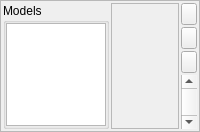
     <widget class="QFrame" name="BottomFrame">
      <property name="sizePolicy">
       <sizepolicy hsizetype="Expanding" vsizetype="Expanding">
        <horstretch>0</horstretch>
        <verstretch>0</verstretch>
       </sizepolicy>
      </property>
      <property name="frameShape">
       <enum>QFrame::StyledPanel</enum>
      </property>
      <property name="frameShadow">
       <enum>QFrame::Sunken</enum>
      </property>
      <layout class="QHBoxLayout" name="horizontalLayout_2">
       <property name="spacing">
        <number>2</number>
       </property>
       <property name="margin">
        <number>2</number>
       </property>
       <item>
        <widget class="QGroupBox" name="Modelgroup">
         <property name="sizePolicy">
          <sizepolicy hsizetype="Minimum" vsizetype="Ignored">
           <horstretch>0</horstretch>
           <verstretch>0</verstretch>
          </sizepolicy>
         </property>
         <property name="title">
          <string>Models</string>
         </property>
         <layout class="QVBoxLayout" name="verticalLayout_2">
          <property name="margin">
           <number>0</number>
          </property>
          <item>
           <widget class="QListWidget" name="ModelList">
            <property name="sizePolicy">
             <sizepolicy hsizetype="Fixed" vsizetype="Expanding">
              <horstretch>0</horstretch>
              <verstretch>0</verstretch>
             </sizepolicy>
            </property>
            <property name="maximumSize">
             <size>
              <width>100</width>
              <height>16777215</height>
             </size>
            </property>
            <property name="mouseTracking">
             <bool>true</bool>
            </property>
            <property name="horizontalScrollBarPolicy">
             <enum>Qt::ScrollBarAlwaysOff</enum>
            </property>
            <property name="autoScroll">
             <bool>false</bool>
            </property>
            <property name="showDropIndicator" stdset="0">
             <bool>false</bool>
            </property>
            <property name="alternatingRowColors">
             <bool>false</bool>
            </property>
            <property name="selectionMode">
             <enum>QAbstractItemView::ExtendedSelection</enum>
            </property>
            <property name="iconSize">
             <size>
              <width>96</width>
              <height>96</height>
             </size>
            </property>
            <property name="uniformItemSizes">
             <bool>true</bool>
            </property>
           </widget>
          </item>
         </layout>
        </widget>
       </item>
       <item>
        <widget class="QFrame" name="ViewFrame">
         <property name="sizePolicy">
          <sizepolicy hsizetype="Expanding" vsizetype="Expanding">
           <horstretch>0</horstretch>
           <verstretch>0</verstretch>
          </sizepolicy>
         </property>
         <property name="frameShape">
          <enum>QFrame::StyledPanel</enum>
         </property>
         <property name="frameShadow">
          <enum>QFrame::Raised</enum>
         </property>
         <layout class="QHBoxLayout" name="horizontalLayout">
          <property name="spacing">
           <number>0</number>
          </property>
          <property name="margin">
           <number>0</number>
          </property>
          <item>
           <widget class="Viewer" name="MainView" native="true">
            <property name="sizePolicy">
             <sizepolicy hsizetype="Expanding" vsizetype="Expanding">
              <horstretch>0</horstretch>
              <verstretch>0</verstretch>
             </sizepolicy>
            </property>
            <property name="mouseTracking">
             <bool>true</bool>
            </property>
            <zorder>layoutWidget</zorder>
            <zorder>layoutWidget_2</zorder>
            <zorder>layoutWidget_3</zorder>
            <zorder>layoutWidget_4</zorder>
            <zorder>layoutWidget_5</zorder>
            <zorder>layoutWidget_6</zorder>
            <zorder>layoutWidget_6</zorder>
            <zorder></zorder>
           </widget>
          </item>
         </layout>
        </widget>
       </item>
       <item>
        <layout class="QVBoxLayout" name="verticalLayout">
         <property name="spacing">
          <number>2</number>
         </property>
         <item>
          <widget class="QPushButton" name="MessagesCycleButton">
           <property name="maximumSize">
            <size>
             <width>16</width>
             <height>24</height>
            </size>
           </property>
           <property name="toolTip">
            <string>Cycle visibility of messages and model view</string>
           </property>
           <property name="text">
            <string/>
           </property>
           <property name="icon">
            <iconset resource="icons.qrc">
             <normaloff>:/arrows/icons/arrow_clockwise.svg</normaloff>:/arrows/icons/arrow_clockwise.svg</iconset>
           </property>
           <property name="iconSize">
            <size>
             <width>10</width>
             <height>10</height>
            </size>
           </property>
           <property name="shortcut">
            <string>Space</string>
           </property>
          </widget>
         </item>
         <item>
          <widget class="QPushButton" name="MessagesCopyButton">
           <property name="maximumSize">
            <size>
             <width>16</width>
             <height>24</height>
            </size>
           </property>
           <property name="toolTip">
            <string>Copy current contents of message buffer to clipboard</string>
           </property>
           <property name="text">
            <string/>
           </property>
           <property name="icon">
            <iconset resource="icons.qrc">
             <normaloff>:/edit/icons/edit_copy.svg</normaloff>:/edit/icons/edit_copy.svg</iconset>
           </property>
           <property name="iconSize">
            <size>
             <width>10</width>
             <height>10</height>
            </size>
           </property>
          </widget>
         </item>
         <item>
          <widget class="QPushButton" name="MessagesClearButton">
           <property name="maximumSize">
            <size>
             <width>16</width>
             <height>24</height>
            </size>
           </property>
           <property name="toolTip">
            <string>Clear message buffer</string>
           </property>
           <property name="text">
            <string/>
           </property>
           <property name="icon">
            <iconset resource="icons.qrc">
             <normaloff>:/basic/icons/basic_cross.svg</normaloff>:/basic/icons/basic_cross.svg</iconset>
           </property>
           <property name="iconSize">
            <size>
             <width>10</width>
             <height>10</height>
            </size>
           </property>
          </widget>
         </item>
         <item>
          <widget class="QScrollBar" name="MessagesScroll">
           <property name="sizePolicy">
            <sizepolicy hsizetype="Fixed" vsizetype="Expanding">
             <horstretch>0</horstretch>
             <verstretch>0</verstretch>
            </sizepolicy>
           </property>
           <property name="minimumSize">
            <size>
             <width>16</width>
             <height>0</height>
            </size>
           </property>
           <property name="maximumSize">
            <size>
             <width>16</width>
             <height>16777215</height>
            </size>
           </property>
           <property name="maximum">
            <number>0</number>
           </property>
           <property name="orientation">
            <enum>Qt::Vertical</enum>
           </property>
           <property name="invertedAppearance">
            <bool>true</bool>
           </property>
          </widget>
         </item>
        </layout>
       </item>
      </layout>
     </widget>
